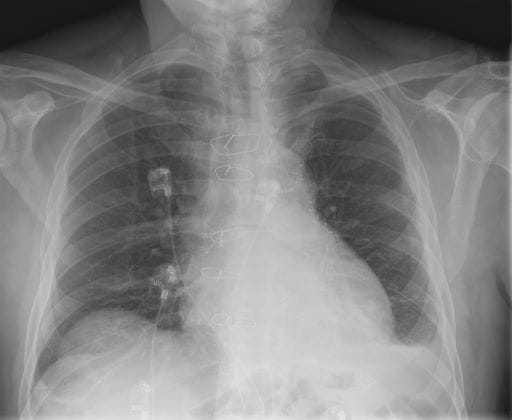
#> input picture Image Processing/image_task1.jpeg, 512 x 420 px
$ jupyter execute --allow-errors code_image.ipynb
#> lines starting #> are read from the running program, lines starting #| are printed output that depends on the picture
[cell 1]
import cv2
import matplotlib.pyplot as plt
import numpy as np

# Exercise 1

[cell 2]
img = "image_task1.jpeg"

### Original Image

[cell 3]
original_image = cv2.imread(img)
#> original_image is the input picture: shape (420, 512, 3); min 16, max 236, mean 129.8

cv2.imshow('Original Image', original_image)
cv2.imwrite("task1_original_image.jpeg", original_image)
cv2.waitKey(0)
cv2.destroyAllWindows()

### Negative Image

[cell 4]
negative_image = 255 - original_image
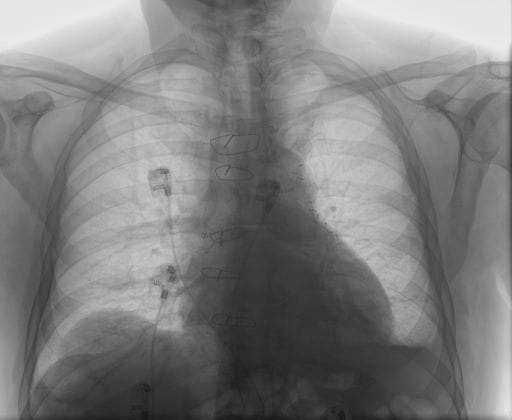
#> negative_image: shape (420, 512, 3); min 19, max 239, mean 125.2

cv2.imshow('Negative Image', negative_image)
cv2.imwrite("task1_negative_image.jpeg", negative_image)
cv2.waitKey(0)
cv2.destroyAllWindows()

### Brightness Enhanced (50)

[cell 5]
# Convert the image to the HSV color space
hsv_image = cv2.cvtColor(original_image, cv2.COLOR_BGR2HSV)
#> hsv_image: shape (420, 512, 3); mean H, S, V 0, 0, 129.8
# Adjust the brightness channel (value channel)
hsv_image[:, :, 2] += 50
#> hsv_image: shape (420, 512, 3); mean H, S, V 0, 0, 166.5
# Clip the pixel values to ensure they remain in the valid range [0, 255]
hsv_image[:, :, 2] = np.clip(hsv_image[:, :, 2], 0, 255)
# Convert the image back to the BGR color space
enhanced_image = cv2.cvtColor(hsv_image, cv2.COLOR_HSV2BGR)
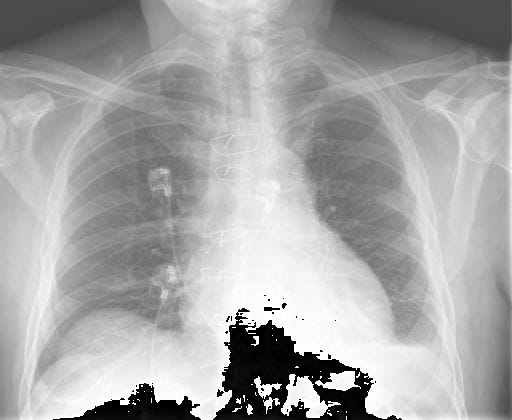
#> enhanced_image: shape (420, 512, 3); min 0, max 255, mean 166.5

# Display the result
cv2.imshow('Brightened Image (50)', enhanced_image)
cv2.imwrite("task1_brightened_image(50).jpeg", enhanced_image)
cv2.waitKey(0)
cv2.destroyAllWindows()

[cell 6]
# [7 lines of commented-out code are left out]

### Brightness Enhanced (-50)

[cell 7]
# Convert the image to the HSV color space
hsv_image = cv2.cvtColor(original_image, cv2.COLOR_BGR2HSV)
# Adjust the brightness channel (value channel)
hsv_image[:, :, 2] -= 50
#> hsv_image: shape (420, 512, 3); mean H, S, V 0, 0, 95.6
# Clip the pixel values to ensure they remain in the valid range [0, 255]
hsv_image[:, :, 2] = np.clip(hsv_image[:, :, 2], 0, 255)
# Convert the image back to the BGR color space
enhanced_image = cv2.cvtColor(hsv_image, cv2.COLOR_HSV2BGR)
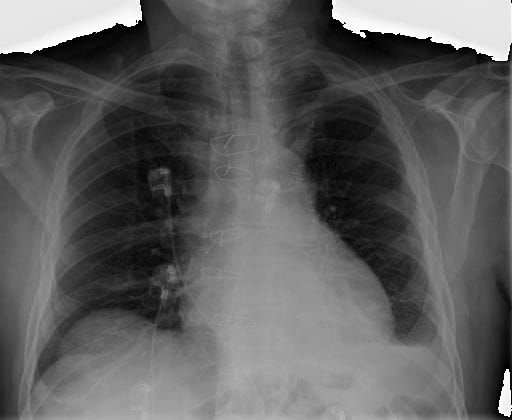
#> enhanced_image: shape (420, 512, 3); min 0, max 255, mean 95.6

# Display the result
cv2.imshow('Brightened Image (-50)', enhanced_image)
cv2.imwrite("task1_brightened_image(-50).jpeg", enhanced_image)
cv2.waitKey(0)
cv2.destroyAllWindows()

[cell 8]
# [7 lines of commented-out code are left out]

### Contrast Enhanced (50)

[cell 9]
# Load the input image
original_image = cv2.imread("image_task1.jpeg", cv2.IMREAD_GRAYSCALE)
#> original_image: shape (420, 512); min 16, max 236, mean 129.8

# Apply contrast adjustment
contrast_enhanced_image = cv2.add(original_image, 50)
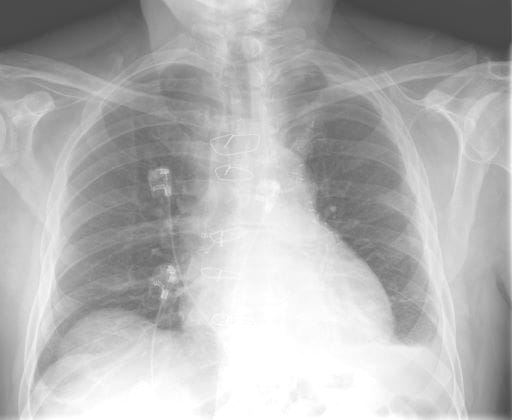
#> contrast_enhanced_image: shape (420, 512); min 66, max 255, mean 179.5

# Display the result
cv2.imshow('Contrast Enhanced Image (+50)', contrast_enhanced_image)
cv2.imwrite("task1_contrast_enhanced_image(+50).jpeg", contrast_enhanced_image)
cv2.waitKey(0)
cv2.destroyAllWindows()

### Contrast Enhanced (-50)

[cell 10]
# Load the input image
original_image = cv2.imread('image_task1.jpeg', cv2.IMREAD_GRAYSCALE)

# Apply contrast adjustment
contrast_enhanced_image = cv2.subtract(original_image, 50)
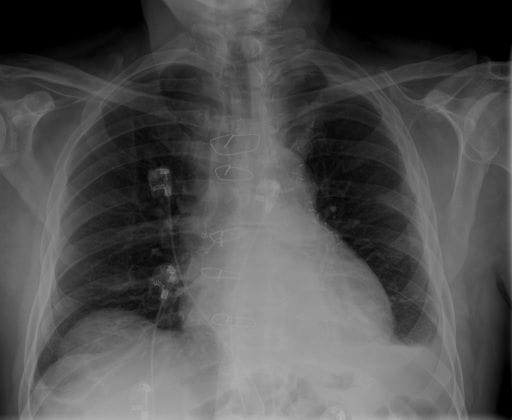
#> contrast_enhanced_image: shape (420, 512); min 0, max 186, mean 81

# Display the result
cv2.imshow('Contrast Enhanced Image (-50)', contrast_enhanced_image)
cv2.imwrite("task1_contrast_enhanced_image(-50).jpeg", contrast_enhanced_image)
cv2.waitKey(0)
cv2.destroyAllWindows()

# Exercise 2

[cell 11]
original_image2 = cv2.imread('image_task2.jpeg', cv2.IMREAD_GRAYSCALE)
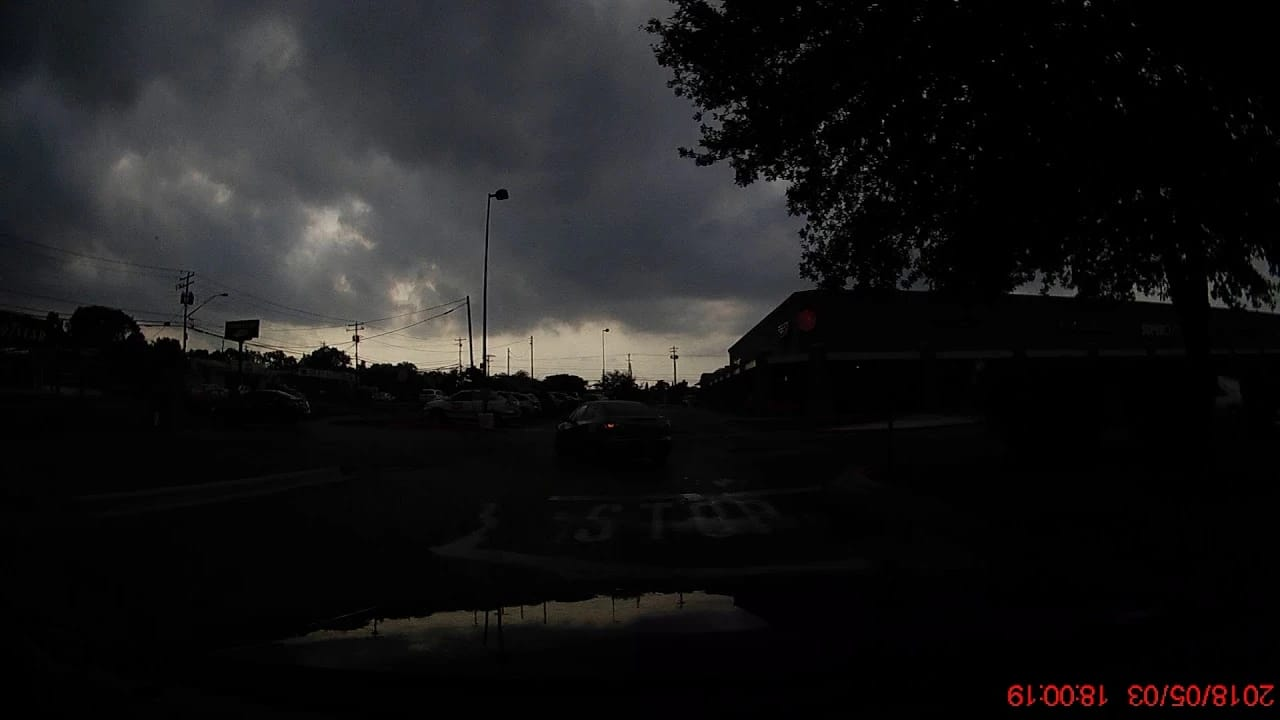
#> input picture Image Processing/image_task2.jpeg, 1280 x 720 px
#> original_image2: shape (720, 1280); min 0, max 226, mean 23.4

### Enhance the contrast of the input image using Gamma correction

[cell 12]
gamma = 2.5
gamma_corrected_image = np.clip((original_image2 / 255.0) ** (1 / gamma) * 255.0, 0, 255).astype(np.uint8)
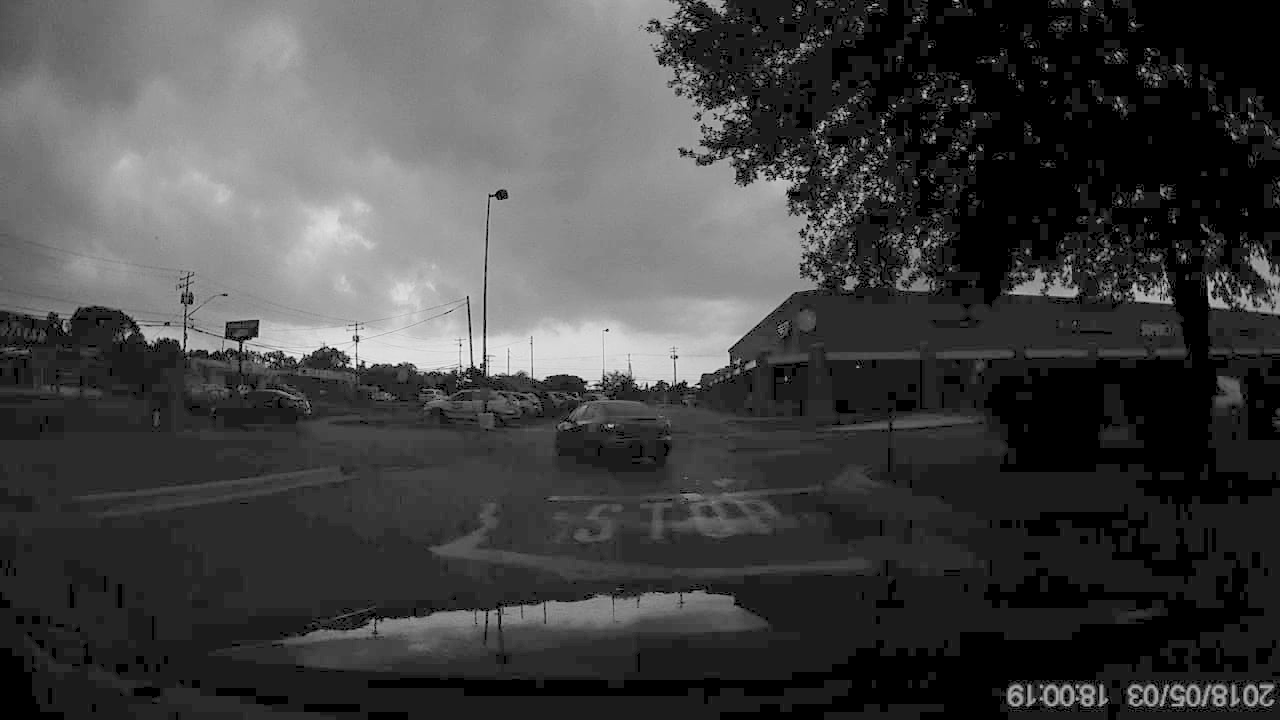
#> gamma_corrected_image: shape (720, 1280); min 0, max 242, mean 67.1


cv2.imshow('Contrast Enhanced Gamma Correction', gamma_corrected_image)
cv2.imwrite("task2_contrast_enhanced_gamma_correction.jpeg", gamma_corrected_image)
cv2.waitKey(0)
cv2.destroyAllWindows()

### Enhance the contrast of the input image using histogram equalization technique

[cell 13]
equalized_image = cv2.equalizeHist(original_image2)
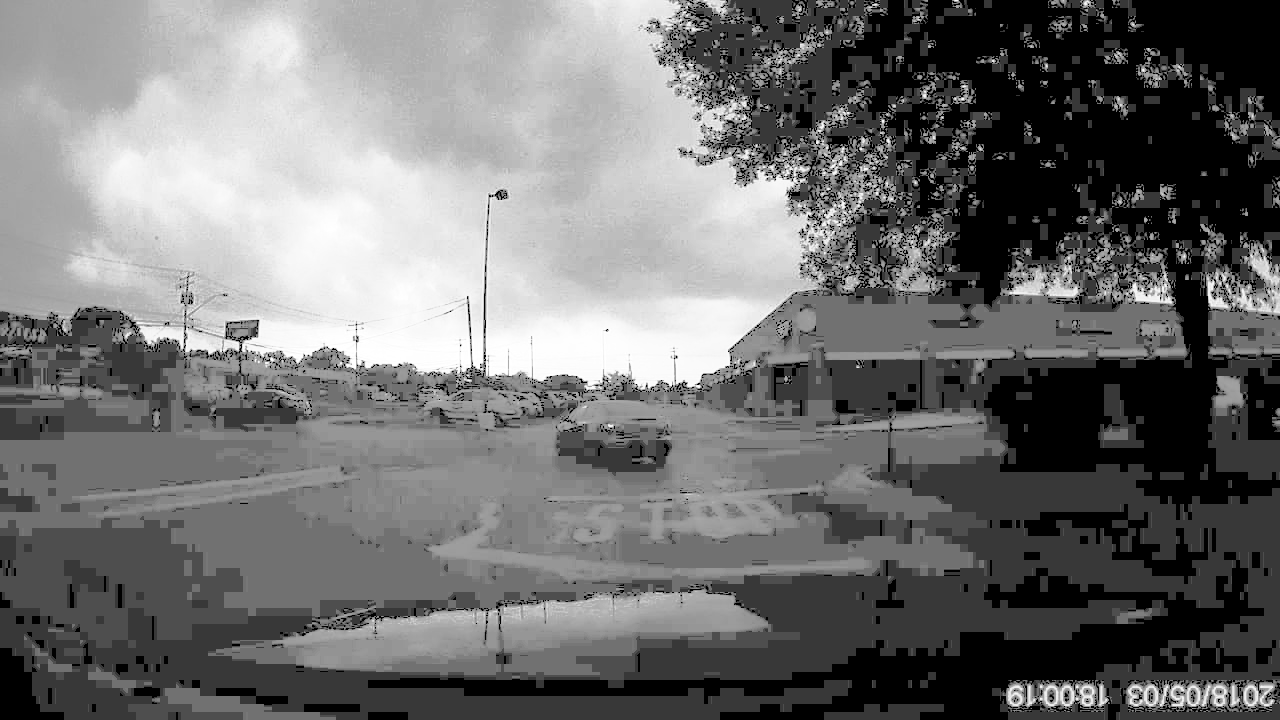
#> equalized_image: shape (720, 1280); min 0, max 255, mean 112.8

cv2.imshow('Contrast Enhanced Histogram Equalization ', equalized_image)
cv2.imwrite("task2_contrast_enhanced_histogram_equalization.jpeg", equalized_image)
cv2.waitKey(0)
cv2.destroyAllWindows()

[cell 14]
plt.hist(equalized_image.flatten(), bins=256, range=[0,256], color='b')
plt.xlabel('Pixel Intensity', color='black')
plt.ylabel('Frequency')
plt.title('Histogram of Grayscale Intensities')
plt.grid(True)
plt.show()
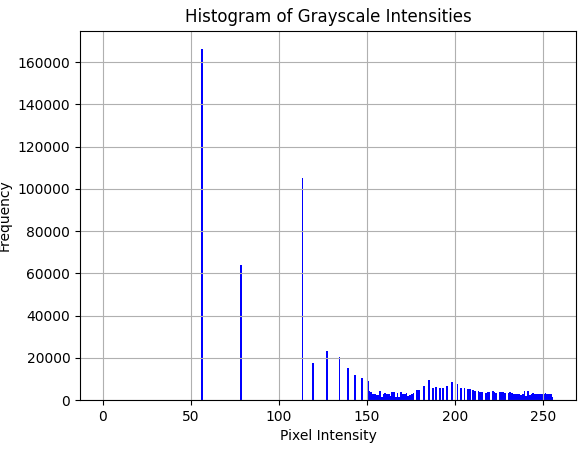
#> figure drawn by matplotlib, 1 panel; tallest bar 166589 high, from x = 0 to 1
